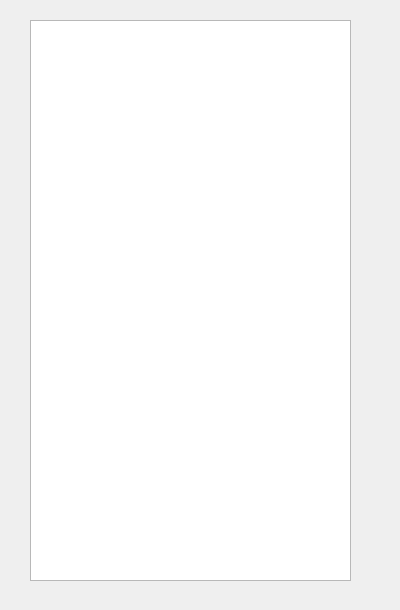
<?xml version="1.0" encoding="UTF-8"?>
<ui version="4.0">
 <class>CarLogWindow</class>
 <widget class="QWidget" name="CarLogWindow">
  <property name="geometry">
   <rect>
    <x>0</x>
    <y>0</y>
    <width>400</width>
    <height>610</height>
   </rect>
  </property>
  <property name="windowTitle">
   <string>CarLogWindow</string>
  </property>
  <widget class="QListWidget" name="listWidget">
   <property name="geometry">
    <rect>
     <x>30</x>
     <y>20</y>
     <width>321</width>
     <height>561</height>
    </rect>
   </property>
  </widget>
 </widget>
 <layoutdefault spacing="6" margin="11"/>
 <resources/>
 <connections/>
</ui>
